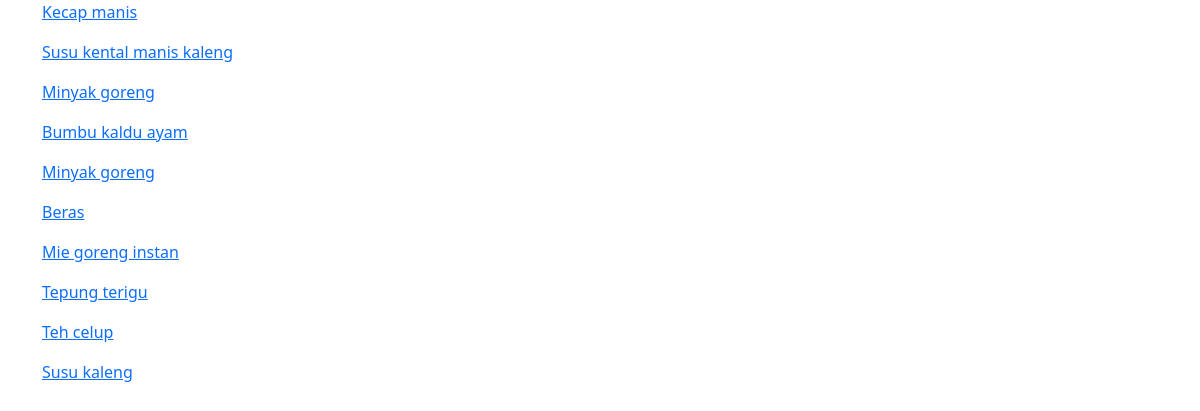
/latihan4c/index.php, run on the app's committed database.
### tables this page shows
CREATE TABLE `sembako` (
  `No` int(11) NOT NULL,
  `Gambar` varchar(100) NOT NULL,
  `Nama barang` varchar(100) NOT NULL,
  `Merk` varchar(100) NOT NULL,
  `Harga` varchar(100) NOT NULL,
  `Stok` int(11) NOT NULL
);

### latihan4c/php/functions.php (called while the page is built)
<?php
function koneksi(){
    $conn = mysqli_connect("localhost","root","");
    mysqli_select_db($conn, "pw_tubes_203040089");
    return $conn;
}
function query($sql){
    $conn = koneksi();
    $result = mysqli_query($conn, "$sql");
    $rows = [];
    while ($row = mysqli_fetch_assoc($result)) {
        $rows[] = $row;
    }
    return $rows;
}

### latihan4c/index.php (the view, shortened to what this page needs)
<?php
require 'php/functions.php';
$sembako = query("SELECT * FROM sembako")
?>
<!DOCTYPE html>
<html lang="en">
<head>
  <link href="https://cdn.jsdelivr.net/npm/bootstrap@5.0.0-beta2/dist/css/bootstrap.min.css" rel="stylesheet">
</head>
<body>
  <div class="container">
    <?php
    foreach ($sembako as $smb) :
    ?>
      <p>
        <a href="php/detail.php?id=<?= $smb['id'] ?>">
          <?= $smb["Nama barang"] ?>
        </a>
      </p>
    <?php endforeach; ?>
  </div>
</body>
</html>

### data on the page
sembako: Nama barang "Kecap manis"
sembako: Nama barang "Susu kental manis kaleng"
sembako: Nama barang "Minyak goreng"
sembako: Nama barang "Bumbu kaldu ayam"
sembako: Nama barang "Minyak goreng"
sembako: Nama barang "Beras"
sembako: Nama barang "Mie goreng instan"
sembako: Nama barang "Tepung terigu"
sembako: Nama barang "Teh celup"
sembako: Nama barang "Susu kaleng"
